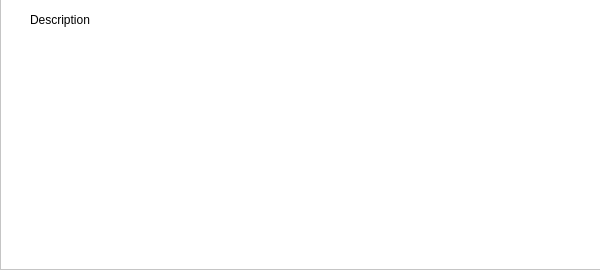
<?xml version="1.0" encoding="UTF-8"?>
<ui version="4.0">
 <class>Form</class>
 <widget class="QWidget" name="Form">
  <property name="geometry">
   <rect>
    <x>0</x>
    <y>0</y>
    <width>600</width>
    <height>270</height>
   </rect>
  </property>
  <property name="windowTitle">
   <string>Form</string>
  </property>
  <widget class="QFrame" name="frame">
   <property name="geometry">
    <rect>
     <x>0</x>
     <y>-1</y>
     <width>601</width>
     <height>271</height>
    </rect>
   </property>
   <property name="styleSheet">
    <string notr="true">background-color: rgb(255, 255, 255);</string>
   </property>
   <property name="frameShape">
    <enum>QFrame::StyledPanel</enum>
   </property>
   <property name="frameShadow">
    <enum>QFrame::Raised</enum>
   </property>
   <widget class="QLabel" name="label">
    <property name="geometry">
     <rect>
      <x>30</x>
      <y>10</y>
      <width>61</width>
      <height>21</height>
     </rect>
    </property>
    <property name="text">
     <string>Description</string>
    </property>
   </widget>
  </widget>
 </widget>
 <resources/>
 <connections/>
</ui>
